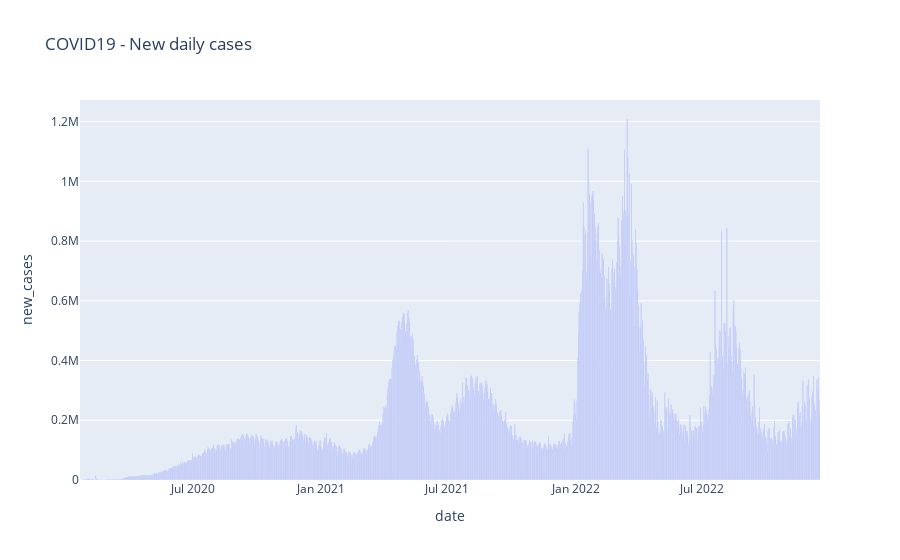

This figure's notebook cell:
### Code cell
fig = px.bar(full_,x='date', y='new_cases', orientation='v',title = "COVID19 - New daily cases",
             labels=dict(x="Date", y="Count"))
fig.show()

### Figure 1 — Plotly figure (JSON) as saved in the notebook; plotly's stock layout.template omitted (floating-point values rounded to 4 significant figures; data arrays with more than 128 entries replaced by an {"elided": "..."} marker saying what was removed)
{"data": [{"alignmentgroup": "True", "hovertemplate": "date=%{x}<br>new_cases=%{y}<extra></extra>", "legendgroup": "", "marker": {"color": "#636efa", "pattern": {"shape": ""}}, "name": "", "offsetgroup": "", "orientation": "v", "showlegend": false, "textposition": "auto", "type": "bar", "x": {"elided": "1061 str values"}, "xaxis": "x", "y": {"elided": "1061 int values"}, "yaxis": "y"}], "layout": {"barmode": "relative", "legend": {"tracegroupgap": 0}, "title": {"text": "COVID19 - New daily cases"}, "xaxis": {"anchor": "y", "domain": [0, 1], "title": {"text": "date"}}, "yaxis": {"anchor": "x", "domain": [0, 1], "title": {"text": "new_cases"}}}}
